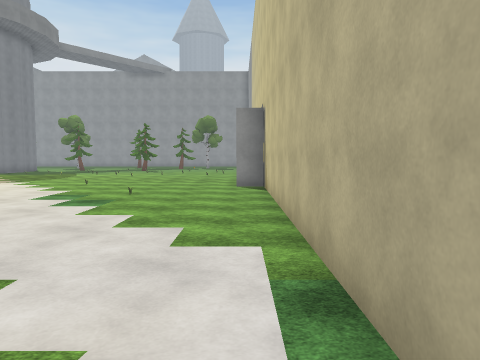
view 1 (above)

24 first-person views from a walk through a scene from a Unity 3-D project. The camera is 1.5 m above the floor, tilts 4° down and sees 70° across. The floor is counted in squares, 2 m on a side. Each view is taken from the middle of a square. On the plan, view 1 faces up. The plan holds only what a view shows up to about 11 squares ahead; the rest is blank. The place goes on beyond the plan. The player is left out. Some animated figures are not drawn. Some surface patterns are stand-ins.

view 2
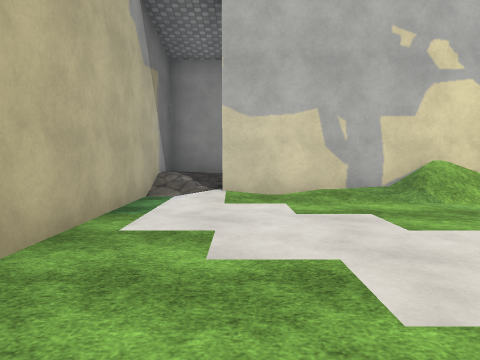

view 3
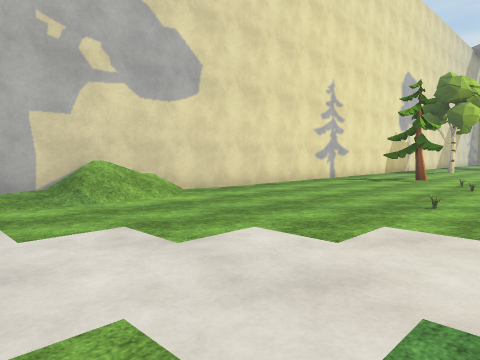

view 4
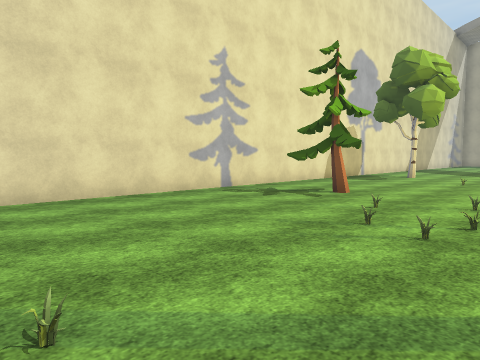

view 5
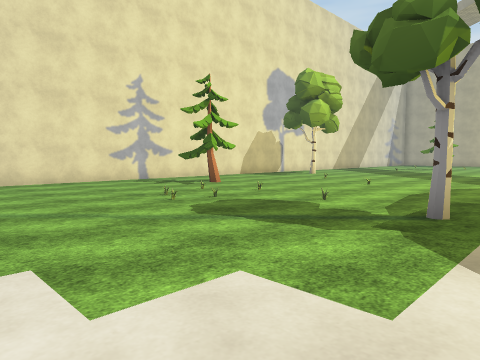

view 6
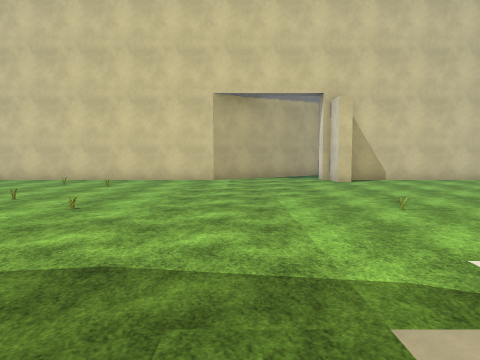

view 7
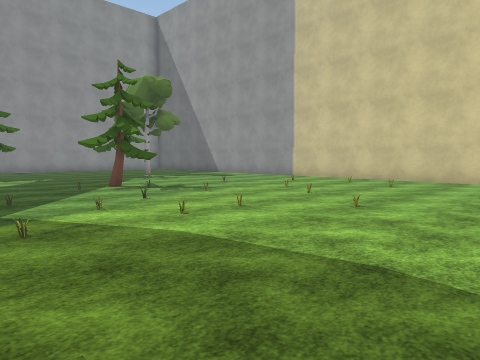

view 8
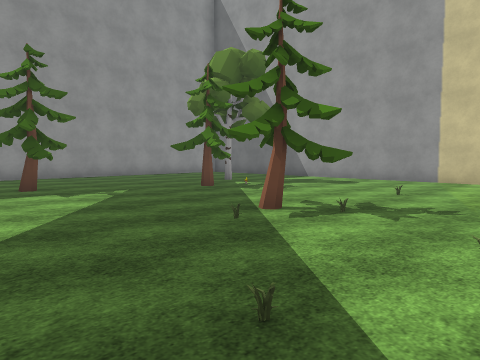

view 9
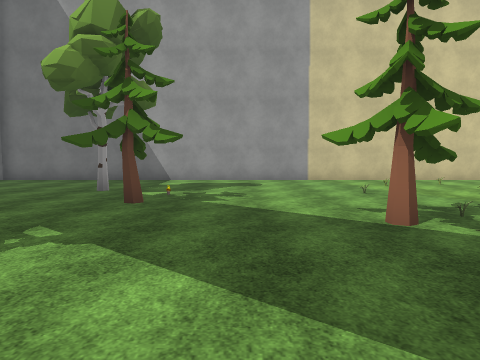

view 10
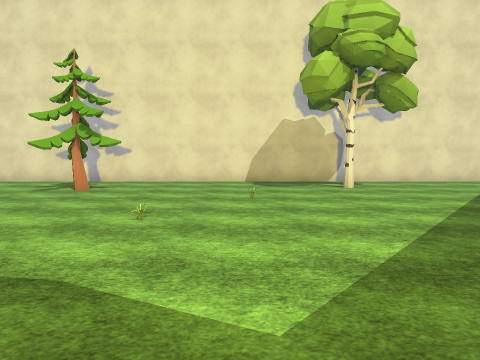

view 11
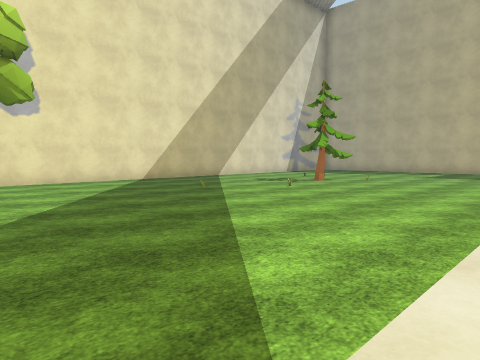

view 12
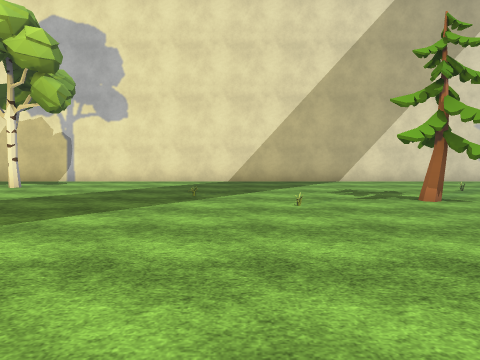

view 13
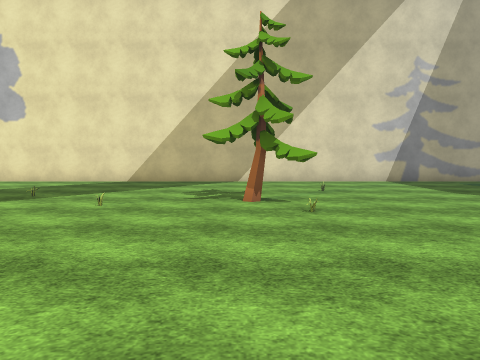

view 14
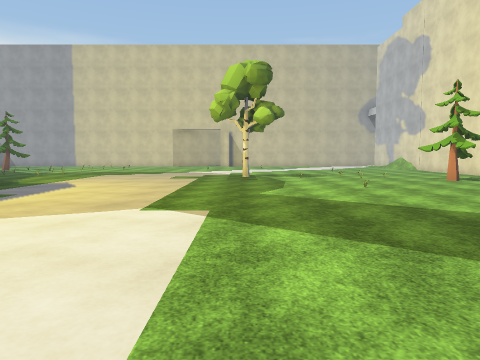

view 15
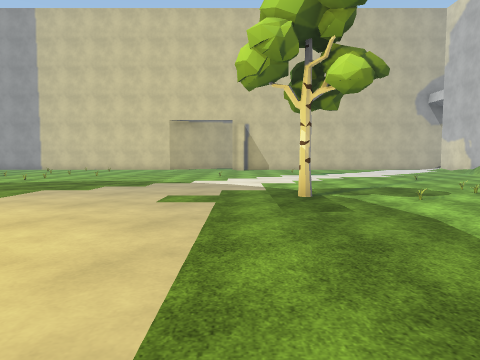

view 16
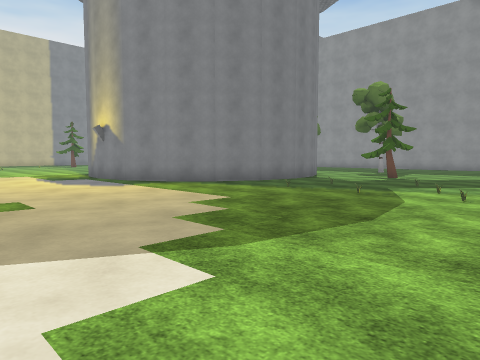

view 17
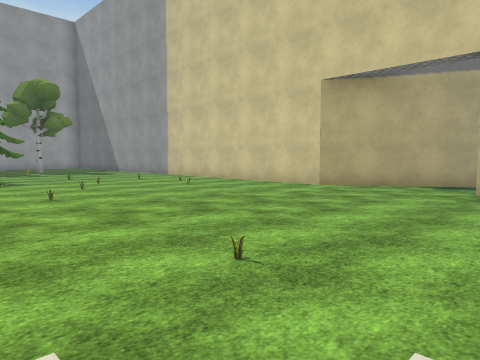

view 18
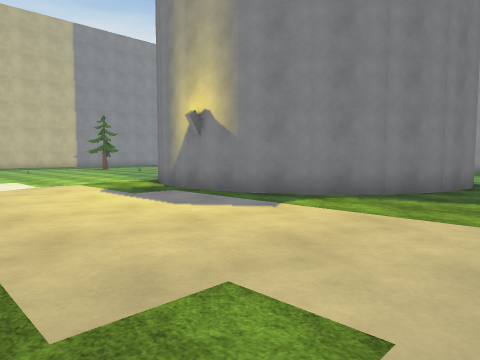

view 19
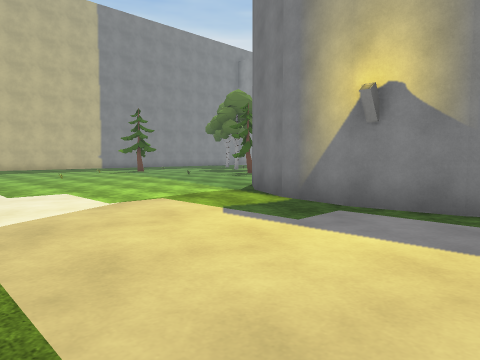

view 20
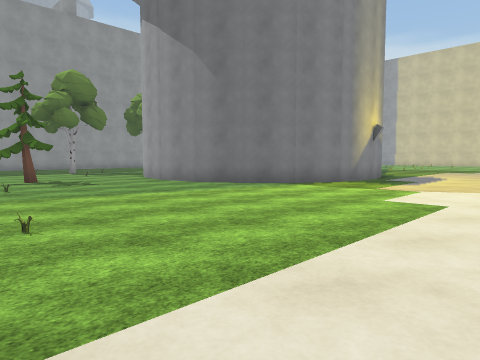

view 21
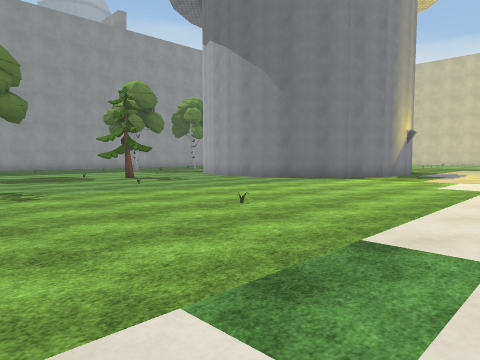

view 22
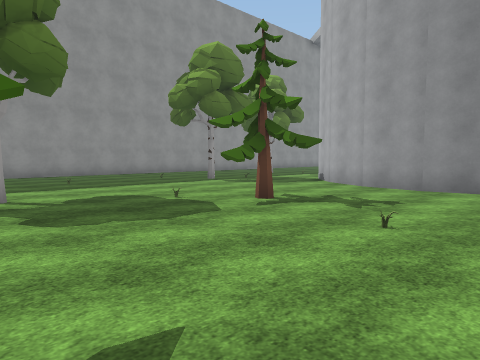

view 23
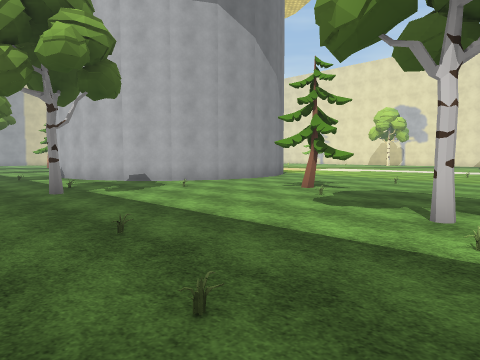

view 24
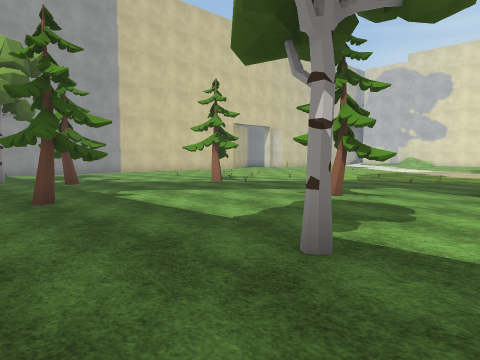

### Floor plan
Points are (right, up) in squares from view 1. A wall is a line through its corners. A room is listed if a view was taken in it or the views show most of it. See-through windows are left out.
Room 1 (view 1)
walls: (-0.6, -1.7) (0.8, -1.7) (0.8, 0.6)
ways out: opening at (0, 1) to room 2
Room 2 (views 2, 3, 4, 5, 6, 7, 8, 9, 10, 11, 12, 13, 14, 15, 16, 17, 18, 19, 20, 21, 22, 23, 24)
walls: (-13, 21.8) (-12.8, 20.4) (-13, 19) (-13.7, 17.7) (-14.7, 16.6) (-16, 16) (-17.4, 15.8) (-18.9, 16) (-20.2, 16.6) (-21.2, 17.7) (-21.9, 19) (-22.1, 20.4) (-21.9, 21.8) (-21.2, 23.1) (-20.2, 24.2) (-18.9, 24.8) (-18.5, 24.9); (2.8, 11.8) (0.8, 14.8) (0.8, 29.5); (-32.5, 0.9) (-0.6, 0.9); (0.8, 0.6) (0.8, 10.8) (-0.1, 10.8) (-0.1, 11.2) (0.8, 11.2)
ways out: opening at (0, 1) to room 1
objects: tree (-31, 20); other object (-30, 4); tree (-29, 5) to (-28, 6); tree (-29, 25); other object (-29, 26); other object (-29, 28); other object (-27, 15); other object (-27, 27); other object (-26, 6); other object (-26, 19); tree (-26, 22) to (-25, 22); other object (-26, 23); other object (-24, 5); other object (-23, 24); tree (-23, 27); other object (-22, 26); tree (-20, 3); other object (-18, 26); tree (-18, 28); other object (-17, 5); other object (-16, 7); tree (-13, 3); other object (-13, 6); tree (-13, 27); other object (-12, 5); other object (-12, 8); tree (-12, 10); tree (-12, 23) to (-11, 23); other object (-11, 5); other object (-11, 6); other object (-11, 18); other object (-11, 19); other object (-10, 6); other object (-9, 18); other object (-9, 20); other object (-8, 19); tree (-8, 27); other object (-7, 6); other object (-7, 18); other object (-7, 19); other object (-7, 22); other object (-6, 18); tree (-6, 21) to (-6, 22); other object (-5, 12); other object (-5, 16); other object (-5, 20); other object (-4, 18); tree (-4, 26); other object (-3, 9); other object (-3, 19); other object (-3, 22); other object (-3, 25); tree (-3, 27); other object (-2, 17); other object (-1, 19); other object (-1, 20)

Positions as (right, up) in squares from view 1, and headings:
1: (0, 0), facing up
2: (-1, 7), facing down
3: (-2, 7), facing down-left
4: (-7, 7), facing down-left
5: (-7, 11), facing down-left
6: (-10, 14), facing right
7: (-10, 14), facing up-right
8: (-10, 19), facing up-right
9: (-10, 24), facing right
10: (-17, 11), facing down
11: (-19, 11), facing down-left
12: (-25, 11), facing down
13: (-28, 11), facing down
14: (-24, 10), facing right
15: (-18, 11), facing right
16: (-6, 11), facing up-left
17: (-7, 10), facing up-right
18: (-11, 11), facing up-left
19: (-15, 11), facing up-left
20: (-28, 11), facing up-right
21: (-31, 11), facing up-right
22: (-30, 18), facing up-right
23: (-30, 29), facing down-right
24: (-14, 29), facing down-right
